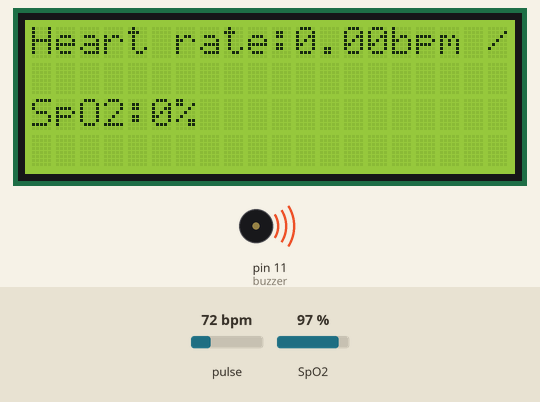
Simulated run of this sketch. Board: Arduino Uno, built with avr-gcc and run on an emulated ATmega328P. Parts: 20×4 character LCD, buzzer (waves = sounding). Inputs (shaded band) come from the test bench; at power-on: pulse 72 bpm, SpO2 97 %. What the sketch prints to the serial monitor is not drawn.

Above: at 1.6 s.
1.7 s: pulse set to 42 bpm
At 5.7 s:
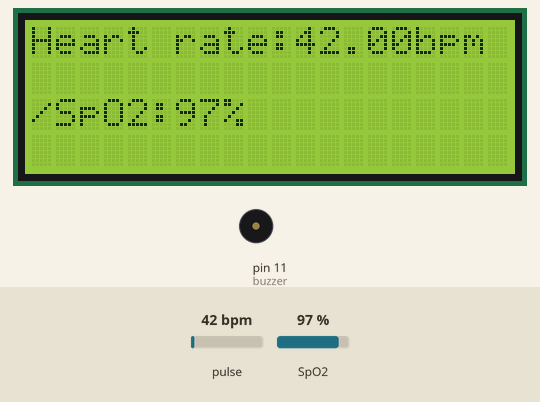
5.9 s: SpO2 set to 80 %
At 7.1 s:
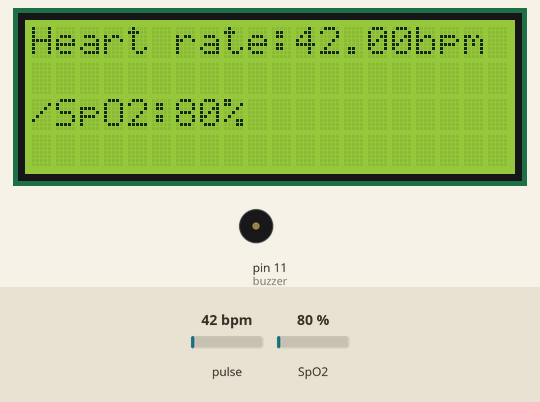
8.8 s: pulse set to 100 bpm
At 10.1 s:
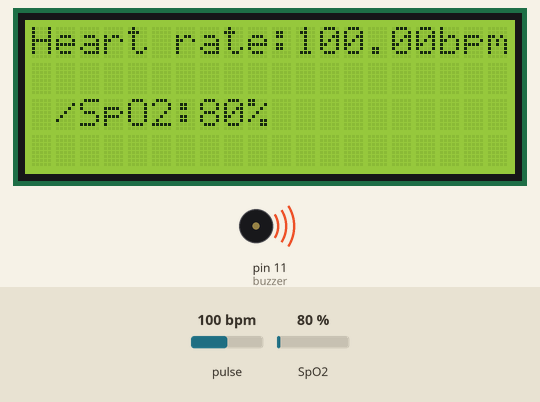
10.7 s: SpO2 set to 85 %
At 11.58 s:
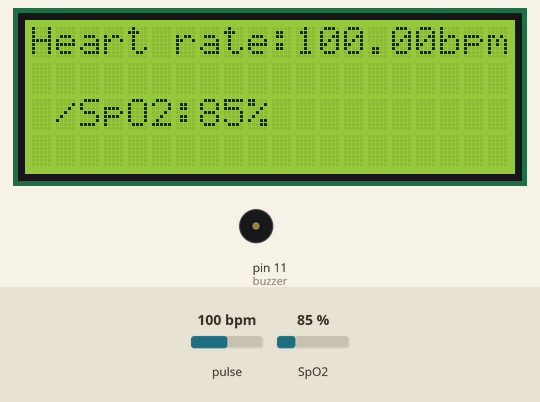
13.3 s: SpO2 set to 100 %
At 14.2 s:
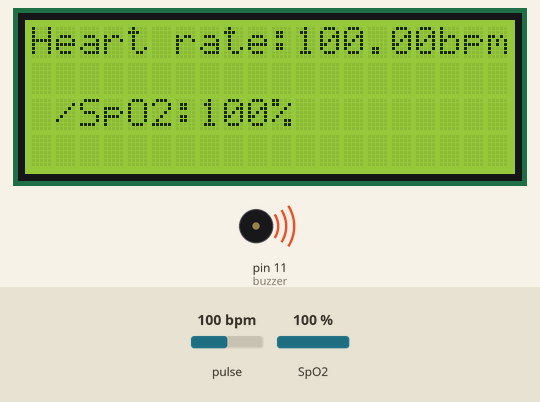
Timing chart, 0 to 18.5 s (numbered marks = the images above; inputs shaded):
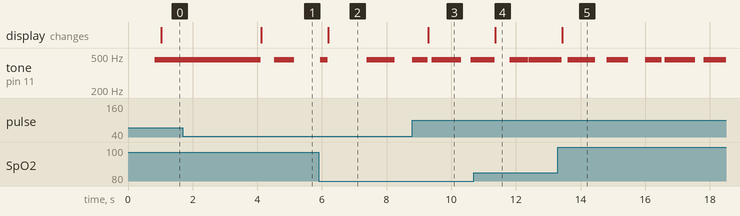

The sketch:

pulse-oximeter.ino
```cpp
#include <LiquidCrystal_I2C.h>
#include <LiquidCrystal.h>

#include <Wire.h>
#include "MAX30100_PulseOximeter.h"

#include <util/twi.h>

#define REPORTING_PERIOD_MS 1000
PulseOximeter pox;
uint32_t tsLastReport = 0;
int buzzer = 11;

void onBeatDetected() {
  Serial.println("Beat!");
  tone(buzzer, 450);
}

LiquidCrystal_I2C lcd(0x27, 20, 4);

void setup() {
// put your setup code here, to run once:
  Serial.begin(9600);
  Serial.print("Initializing pulse oximeter..");

  lcd.begin();
  lcd.backlight();
  lcd.print("Hello,world!");


  if(!pox.begin()) {
    Serial.println("Failed!");
    for(;;);
  } else {
    Serial.println("Success");
  }
  pox.setIRLedCurrent(MAX30100_LED_CURR_7_6MA);

  pox.setOnBeatDetectedCallback(onBeatDetected);
}

void loop() {
  // put your main code here, to run repeatedly:
  pox.update();
  if(millis() - tsLastReport > REPORTING_PERIOD_MS) {
    lcd.clear();
    lcd.setCursor(0,0);
    lcd.print("Heart rate:");
    Serial.print("Heart rate:");
    lcd.print(pox.getHeartRate());
    if(pox.getHeartRate() != 0) {
      tone(buzzer,900, 20);
      noTone(buzzer);
    }
    Serial.print(pox.getHeartRate());
    lcd.print("bpm /SpO2:");
    Serial.print("bpm /SpO2:");
    lcd.print(pox.getSpO2());
    lcd.print("%");
    Serial.print(pox.getSpO2());
    Serial.print("%");
    tsLastReport = millis();
  }
}
```

Measured:
- after the input at 1.7 s, the display: changes after 2.4 s (image 1)
- after the input at 5.9 s, the display: changes after 0.29 s (image 2)
- after the input at 8.8 s, the display: changes after 0.49 s (image 3)
- after the input at 10.7 s, the display: changes after 0.66 s (image 4)
- after the input at 13.3 s, the display: changes after 0.13 s (image 5)
- by itself, tone on pin 11 (buzzer): plays 450 Hz for 0.84 s, 450 Hz for 0.68 s, 450 Hz for 0.51 s, 450 Hz for 0.95 s, 450 Hz for 0.69 s
